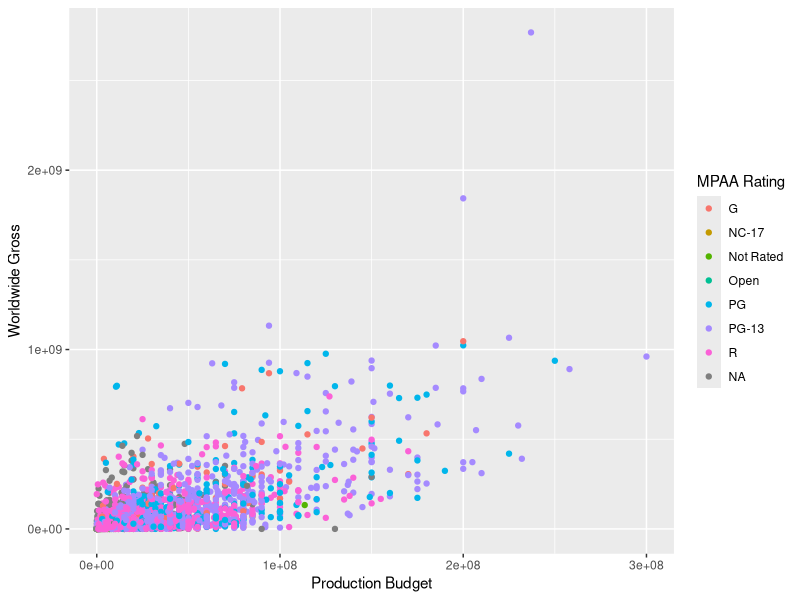

The R source for this figure:
library(tidyverse)

df <- read_csv("data/movies.csv")
ggplot(df) +
  geom_point(aes(x = `Production Budget`, y = `Worldwide Gross`, color = `MPAA Rating`))
